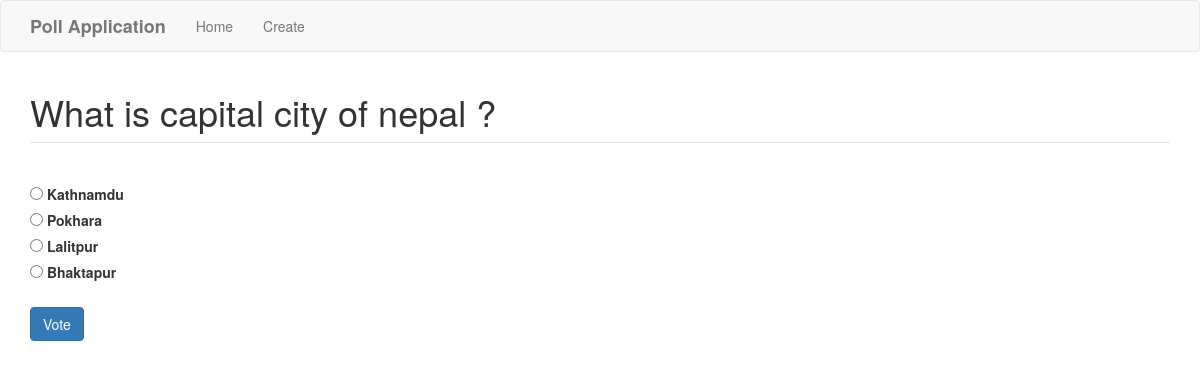
Screenshot of /polls/12/ with the database file from the repository.
### polls/models.py (models this page shows, shortened)
class Question(models.Model):
    question_text = models.CharField(max_length=200)
    pub_date = models.DateTimeField("date published",auto_now_add=True)

class Choice(models.Model):
    question = models.ForeignKey(Question, on_delete=models.CASCADE)
    choice_text = models.CharField(max_length=200)
    votes = models.IntegerField(default=0)

### polls/views.py (the view)
# urls.py: path("<int:question_id>/", views.detail, name="detail"),
def detail(request, question_id):
    try:
        question = get_object_or_404(Question, pk=question_id)
    except Question.DoesNotExist:
        raise Http404("Question does not exist")
    return render(request, "polls/detail.html", {"question": question})

### polls/templates/polls/detail.html (shortened to what this page needs)
{% extends "polls/base.html" %}
{% block main %}
<form action="{% url 'polls:vote' question.id %}" method="post">
    <fieldset>
        <legend><h1>{{ question.question_text }}</h1></legend>
        {% for choice in question.choice_set.all %}
            <input type="radio" name="choice" id="choice{{ forloop.counter }}" value="{{ choice.id }}">
            <label for="choice{{ forloop.counter }}">{{ choice.choice_text }}</label><br>
        {% endfor %}
    </fieldset>
    <br>
    <input type="submit" class="btn btn-primary" value="Vote">
    </form>
    {% endblock %}

### rows the page displays
Question: question_text "What is capital city of nepal ?"
Choice: choice_text "Kathnamdu"
Choice: choice_text "Pokhara"
Choice: choice_text "Lalitpur"
Choice: choice_text "Bhaktapur"
